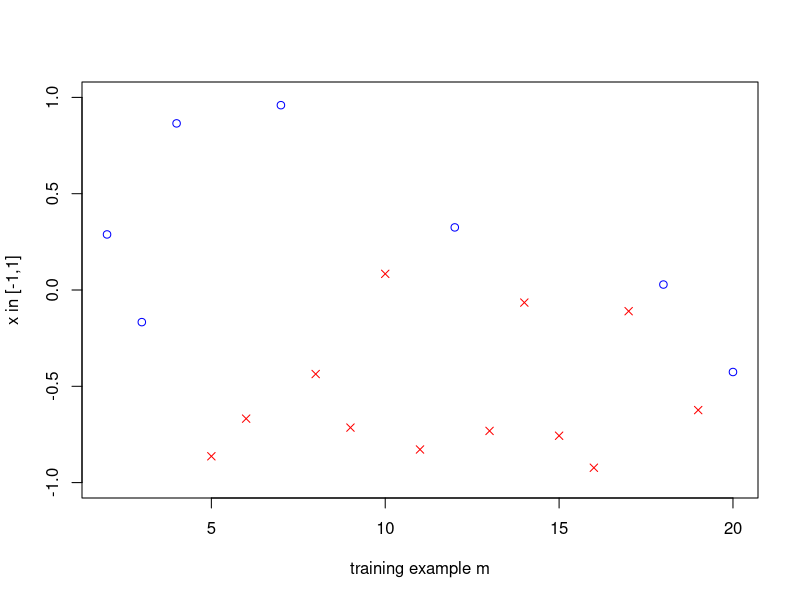

R code for this plot:
## Decision stump model (1D perceptron) for 1D data classifier
## h(x) = s * sign(x-theta)
## One-dimensional data are generated by
##   (a) Generate x by a uniform distribution in [−1,1]
##   (b) Generate y by f(x)=sign(x) + noise, the noise flips the result with 20% probability

# Settings
N <- 20          # training set size
errarr <- c()    # E_in of each repetitive training trial
eoutarr <- c()   # E_out of each repetitive training trial
params <- c()    # (s,theta) of each repetitive training trial

# Run the learning for 5000 times
for (k in 1:5000) {
  # Generate the random training data from pattern (a) and (b) (sampling)
  x <- runif(N, -1, 1)
  noise <- numeric(N)
  noise[sample(N, N*.2)] <- noise[sample(N, N*.2)] + 1
  y <- sign(x)
  y[which(noise != 0)] <- y[which(noise != 0)] * -1    # data flip from noise
  
  # Initialize the thresholds for each dichotomy
  theta <- numeric(N)
  datap <- c(-1, sort(x))
  for (i in 1:N) {
    theta[i] <- (datap[i] + datap[i+1])/ 2
  }
  
  err <- 1    # initial error
  for (i in 1:N) {
    ## look up each hypothesis and keep the smallest error
    stmp <- 1
    h <- stmp * sign(x-theta[i])
    errtmp <- mean(as.numeric(h != y))
    if (errtmp < err) {
      err <- errtmp
      s <- stmp
      thres <- theta[i]
    }
    stmp <- -1
    h <- stmp * sign(x-theta[i])
    errtmp <- mean(as.numeric(h != y))
    if (errtmp < err) {
      err <- errtmp
      s <- stmp
      thres <- theta[i]
    }
  }
  errarr <- c(errarr, err)
  params <- rbind(params, c(s,thres))
  eout <- 0.5 + 0.3 *s*(abs(thres) - 1)
  eoutarr <- c(eoutarr, eout)
}
mean(errarr)
mean(eoutarr)

# Plot the final one of the data for vision
plot(which(y==1), x[y==1], pch = 1, col = "blue", ylim = c(-1,1), 
     xlab = "training example m", ylab = "x in [-1,1]")
points(which(y==-1), x[y==-1], pch = 4, col = "red")
